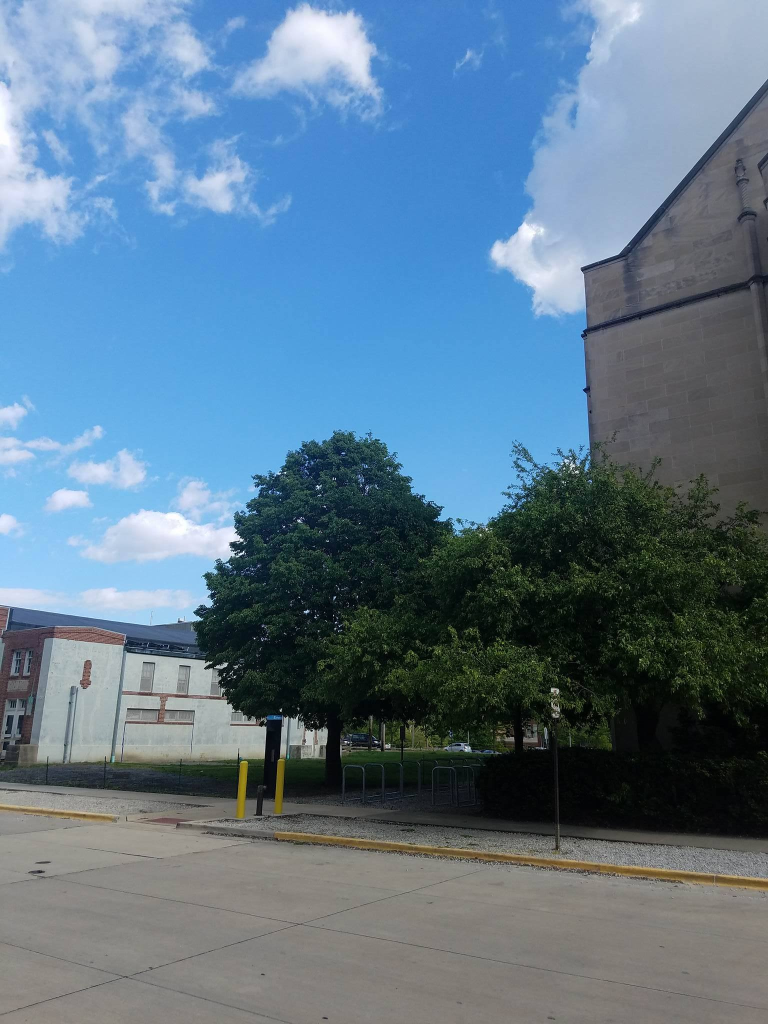
%> input picture Project/ImageStiching/images/uni1.jpg, 1536 x 2048 px (shown at 1/2 size)
$ octave runThis.m   (GNU Octave 9; MATLAB toolbox functions it lacks are replaced by stand-ins)
%> lines starting %> are read from the running program, lines starting %| are printed output that depends on the picture
### Project/ImageStiching/image_stich.m
function [ims] = image_stich(left_orig, right_orig)
    left_s = single(rgb2gray(left_orig));
    right_s = single(rgb2gray(right_orig));

    [f_left,d_left] = vl_sift(left_s);
    [f_right,d_right] = vl_sift(right_s);
    [matches, scores] = vl_ubcmatch(d_left, d_right);

    matches = matches';
    r1 = f_left(2, :);
    c1 = f_left(1, :);
    r2 = f_right(2, :);
    c2 = f_right(1, :);

    h = 1;

    r1_old = r1;
    c1_old = c1;
    r2_old = r2;
    c2_old = c2;

    mean1Y = mean(r1);
    mean1X = mean(c1);
    mean2Y = mean(r2);
    mean2X = mean(c2);

    std1Y = std(r1);
    std1X = std(c1);
    std2Y = std(r2);
    std2X = std(c2);

    t1 = [1 0 -mean1X; 0 1 -mean1Y; 0 0 1];
    t2 = [1/std1X 0 0; 0 1/std1Y 0; 0 0 1];
    t3 = [1/std2X 0 0; 0 1/std2Y 0; 0 0 1];
    t4 = [1 0 -mean2X; 0 1 -mean2Y; 0 0 1];

    %Create the normalization matrices to normalize the coordinates
    T1 = t2 * t1;
    T2 = t3 * t4;

    %Normalize the coordinates
    for r = 1:length(c1)
        n_point = T1 * vertcat(c1(r), r1(r), 1);
        c1(r) = n_point(1);
        r1(r) = n_point(2);
    end

    for c = 1:length(c2)
        n_point = T2 * vertcat(c2(c), r2(c), 1);
        c2(c) = n_point(1);
        r2(c) = n_point(2);
    end

    [n, k] = size(matches);
    best_number_in_threshold = 0;
    best_dist = 0;
    threshold = 3;
    best_set = zeros(1);
    best_H = zeros(1);

    best_inliers = [];
    best_outliers = [];

    for t = 1:2000
        set = randperm(n, 4);

        inliers = [];
        outliers = [];

        points1 = ones(4, 3);
        points2 = ones(4, 3);

        A = zeros(8, 9);

        for i = 1:4
            pos1 = matches(set(i), 1);
            pos2 = matches(set(i), 2);

            u1 = c1(pos1);
            v1 = r1(pos1);
            u2 = c2(pos2);
            v2 = r2(pos2);

            A(2*(i-1) + 1, :) = [-u1, -v1, -1, 0, 0, 0, u1 * u2, v1 * u2, u2];
            A(2*(i-1) + 2, :) = [0, 0, 0, -u1, -v1, -1, u1 * v2, v1 * v2, v2];
        end

        [U, S, V] = svd(A);
        h = V(:, end);
        H = reshape(h, [3 3])';

        %Normalize this H for future calculations
        norm_H = inv(T2) * H * T1;

        number_in_threshold = 0;
        dist_sum = 0;

        % Calculate I for each point, normalize it, and then check to see if
        % its in the threshold
        for i = 1:n
            u = c1_old(matches(i, 1));
            v = r1_old(matches(i, 1));
            u2 = c2_old(matches(i, 2));
            v2 = r2_old(matches(i, 2));

            I = norm_H * vertcat(u, v, 1);
            I(1) = I(1)/I(3);
            I(2) = I(2)/I(3);
            distance = sqrt((I(1) - u2)^2 + (I(2) - v2)^2);

            if distance < threshold
                number_in_threshold = number_in_threshold + 1;
                dist_sum = dist_sum + distance;
                inliers = [inliers; i];
            else
                outliers = [outliers; i];
            end
        end
        if number_in_threshold >= best_number_in_threshold
            best_set = set;
            best_H = H;
            best_number_in_threshold = number_in_threshold;
            best_dist = dist_sum;
            best_inliers = inliers;
            best_outliers = outliers;
        end
    end

    % Unnormalize H
    % H = inv(T2) * best_H * T1;
    %
    % %%%%%%%%%%%%%%%%%%%%%%%%%%%%%%%%%%%%%%%%%%%%%%%%%%%%%%%%%%%%%%%%%%%%%%%%%%
    % Get a tranformation and apply it to the left image - This part does not work
    % tform = projective2d(H);
    % new_im = imwarp(double(left), tform);

    %%%%%%%%%%%%%%%%%%%%%%%%%%%%%%%%%%%%%%%%%%%%%%%%%%%%%%%%%%%%%%%%%%%%%%%%%%
    % Display the best matching points
    pos1 = matches(best_set, 1);
    pos2 = matches(best_set, 2);

    u1 = c1_old(pos1);
    v1 = r1_old(pos1);
    u2 = c2_old(pos2);
    v2 = r2_old(pos2);

    T = maketform('projective',[u2' v2'],[u1' v1']);

    % [12 lines of commented-out code are left out]


    [~,xcoord,ycoord] = imtransform(right_orig,T);

    ycombo(1, 1) = min(1,ycoord(1));
    ycombo(1, 2) = max(size(left_orig,1),ycoord(2));

    I3 = zeros(3);
    for i = 1:3
        I3(i, i) = 1;
    end

    xcombo(1, 1) = min(1,xcoord(1));
    xcombo(1, 2) = max(size(left_orig,2),xcoord(2));

    im2t = imtransform(right_orig,T,'XData',xcombo,'YData',ycombo);
    im1t = imtransform(left_orig,maketform('affine',I3),'XData',xcombo,'YData',ycombo);

    ims=max(im1t,im2t);
end

### Project/ImageStiching/runThis.m
% img_path = strcat('images/test_', num2str(img_idx), '.jpg');
im1 = imresize(imread('images/uni1.jpg'), .3);
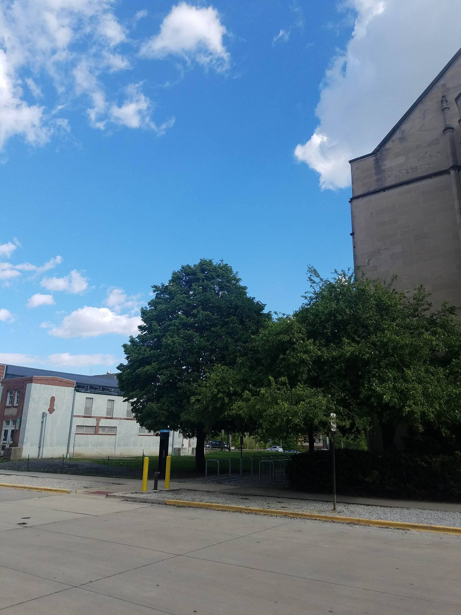
%> im1: size 615x461x3 uint8; mean R, G, B 93.8, 120.2, 141
im2 = imresize(imread('images/uni2.jpg'), .3);
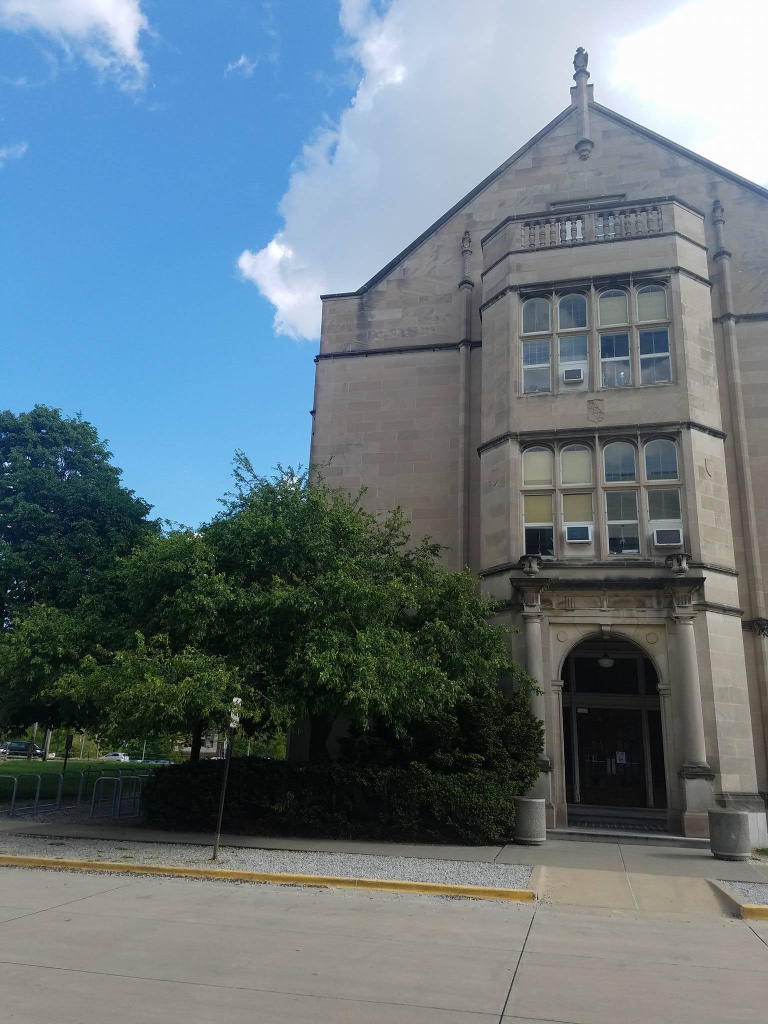
%> input picture Project/ImageStiching/images/uni2.jpg, 1536 x 2048 px (shown at 1/2 size)
im3 = imresize(imread('images/uni3.jpg'), .3);
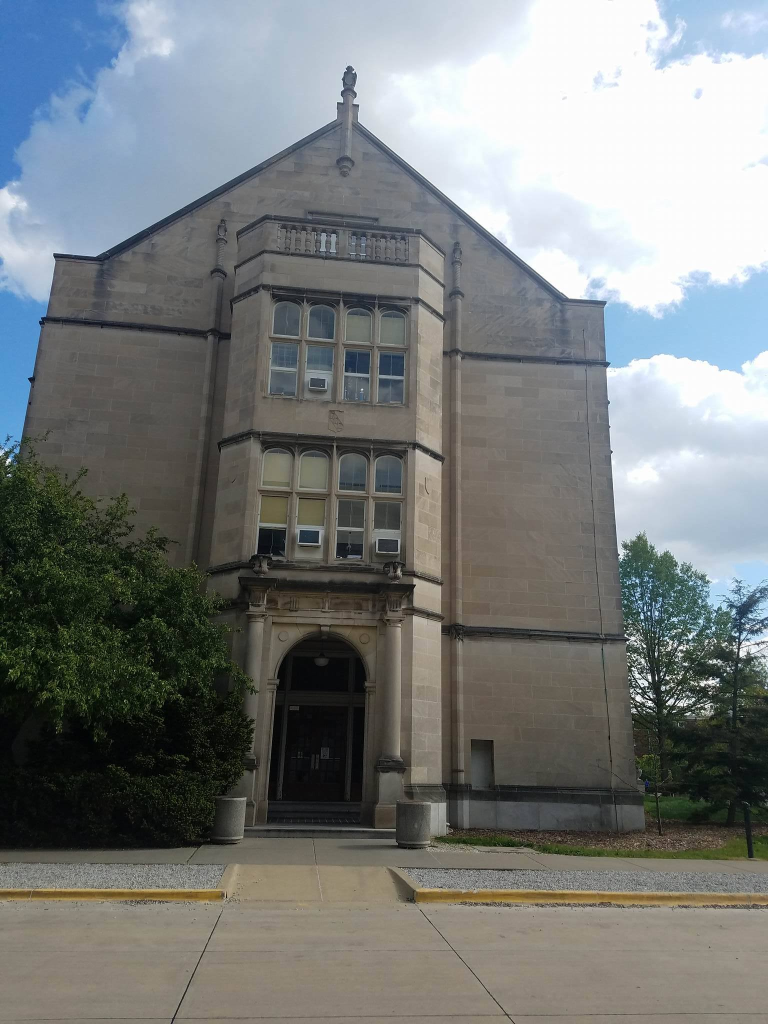
%> input picture Project/ImageStiching/images/uni3.jpg, 1536 x 2048 px (shown at 1/2 size)
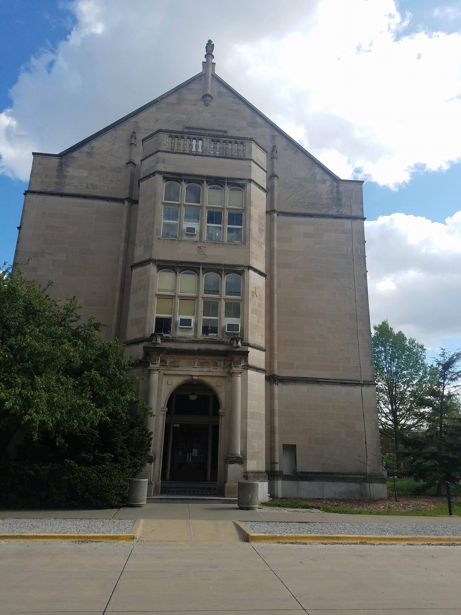
%> im3: size 615x461x3 uint8; mean R, G, B 120.2, 124.1, 123.9
im4 = imresize(imread('images/uni4.jpg'), .3);
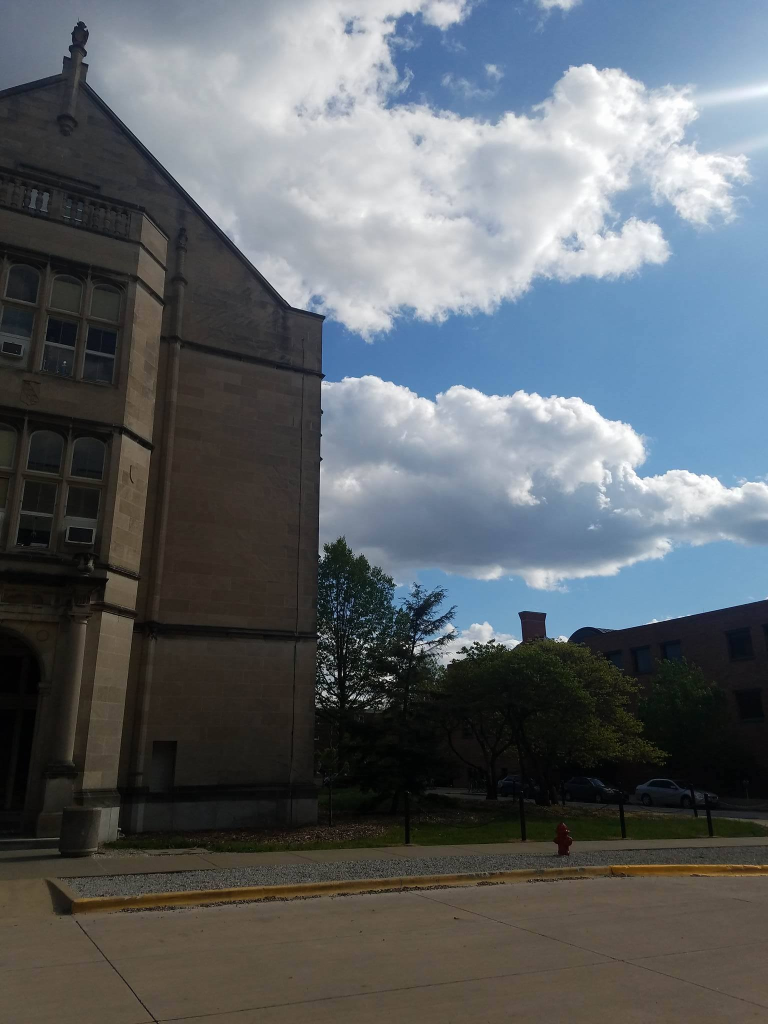
%> input picture Project/ImageStiching/images/uni4.jpg, 1536 x 2048 px (shown at 1/2 size)

% [4 lines of commented-out code are left out]

pan1 = image_stich(im1, im2);
%> in image_stich, `left_s = single(rgb2gray(left_orig));`:
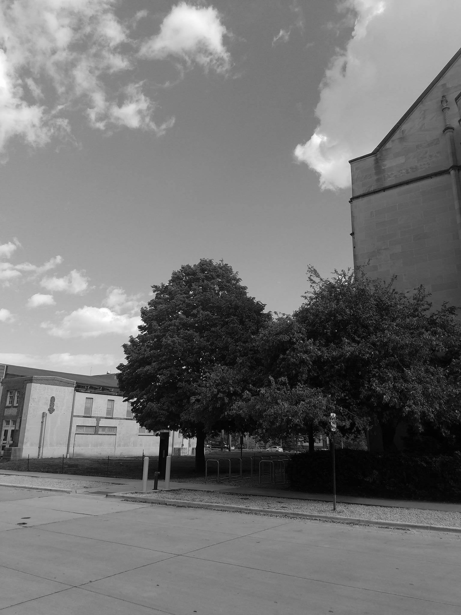
%> left_s: size 615x461 single; min 1, max 255, mean 114.6
%> in image_stich, `right_s = single(rgb2gray(right_orig));`:
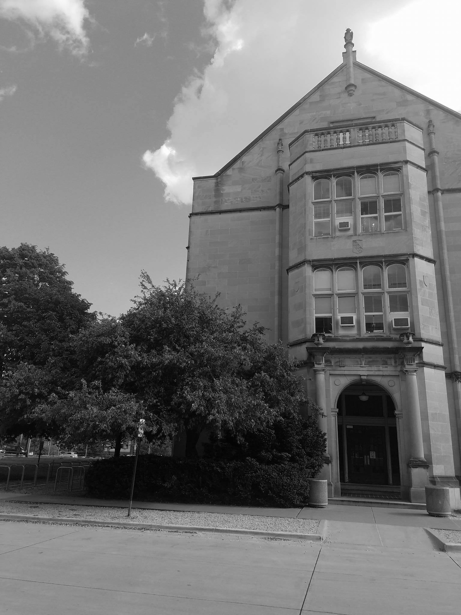
%> right_s: size 615x461 single; min 2, max 255, mean 114.6
%> the run ends on the next line
